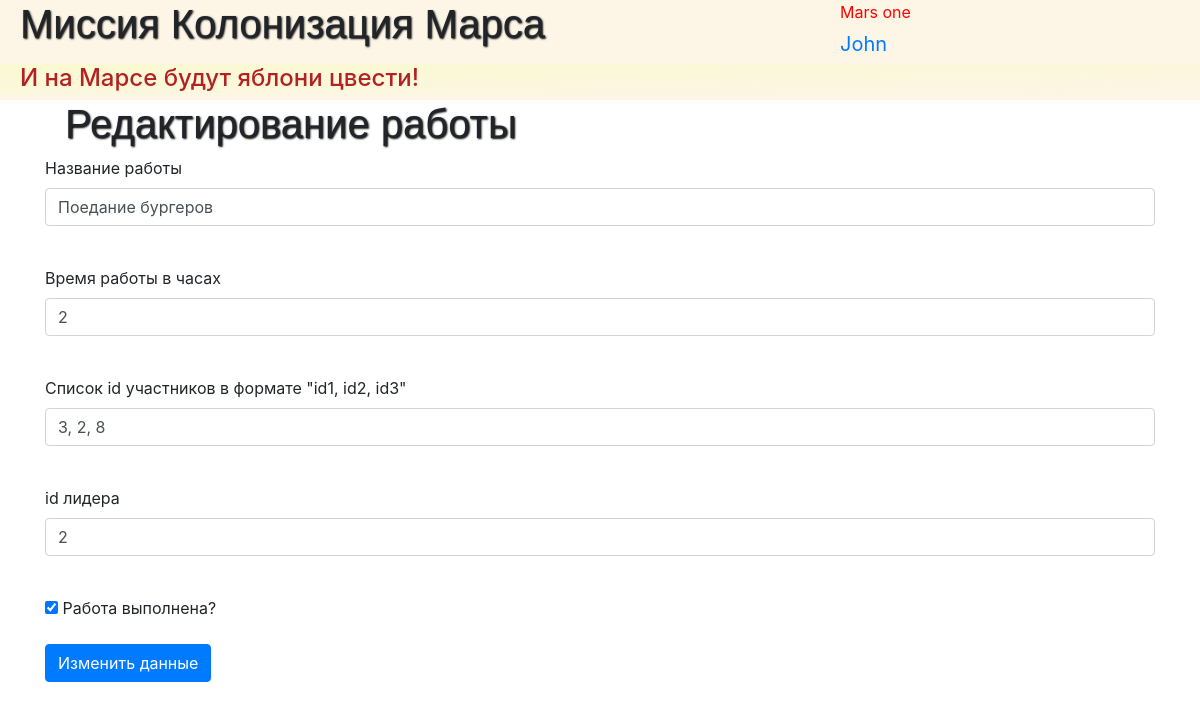
The app's page /сhange_job/3 (signed in) with its own data.
### data/users.py (models this page shows, shortened)
class User(SqlAlchemyBase, UserMixin):
    __tablename__ = 'users'
    id = sqlalchemy.Column(sqlalchemy.Integer, primary_key=True, autoincrement=True)
    surname = sqlalchemy.Column(sqlalchemy.String, nullable=True)
    name = sqlalchemy.Column(sqlalchemy.String, nullable=True)
    age = sqlalchemy.Column(sqlalchemy.Integer, nullable=True)
    position = sqlalchemy.Column(sqlalchemy.String, nullable=True)
    speciality = sqlalchemy.Column(sqlalchemy.String, nullable=True)
    address = sqlalchemy.Column(sqlalchemy.String, nullable=True)
    email = sqlalchemy.Column(sqlalchemy.String, index=True, unique=True, nullable=True)
    hashed_password = sqlalchemy.Column(sqlalchemy.String, nullable=True)
    modifed_date = sqlalchemy.Column(sqlalchemy.DateTime, default=datetime.datetime.now)

### data/jobs.py (models this page shows, shortened)
class Jobs(SqlAlchemyBase):
    __tablename__ = 'jobs'
    id = sqlalchemy.Column(sqlalchemy.Integer, primary_key=True, autoincrement=True)
    job = sqlalchemy.Column(sqlalchemy.String, nullable=True)
    work_size = sqlalchemy.Column(sqlalchemy.Integer, nullable=True, default=0)
    collaborators = sqlalchemy.Column(sqlalchemy.String, nullable=True)
    start_date = sqlalchemy.Column(sqlalchemy.DateTime, default=datetime.datetime.now)
    end_date = sqlalchemy.Column(sqlalchemy.DateTime, default=datetime.datetime.now)
    is_finished = sqlalchemy.Column(sqlalchemy.Boolean, default=True)
    team_leader = sqlalchemy.Column(sqlalchemy.Integer, sqlalchemy.ForeignKey("users.id"))
    categories = orm.relation("Category",
                              secondary="association",
                              backref="jobs")
    user = orm.relation('User')

### main.py (the view, shortened to what this page needs)
@app.route('/сhange_job/<int:job_id>', methods=['GET', 'POST'])
@login_required
def сhange_job(job_id):
    form = AddJobForm()
    form.submit.label.text = 'Изменить данные'
    if request.method == "GET":
        session = db_session.create_session()
        job = session.query(Jobs).filter(Jobs.id == job_id).first()
        form.job.data = job.job
        form.work_size.data = job.work_size
        form.collaborators.data = job.collaborators
        form.team_leader.data = job.team_leader
        form.is_finished.data = job.is_finished
    return render_template('add_job.html', title='Редактирование работы', form=form)

### Forms/job_form.py
class AddJobForm(FlaskForm):
    job = StringField('Название работы', validators=[DataRequired()])
    work_size = IntegerField('Время работы в часах', validators=[DataRequired()])
    collaborators = StringField('Список id участников в формате "id1, id2, id3"', validators=[DataRequired()])
    team_leader = IntegerField('id лидера', validators=[DataRequired()])
    is_finished = BooleanField('Работа выполнена?')
    submit = SubmitField('Добавить работу')

### data/db_session.py (called while the page is built)
def create_session() -> Session:
    global __factory
    return __factory()

### main.py (called while the page is built)
@login_manager.user_loader
def load_user(user_id):
    session = db_session.create_session()
    return session.query(User).get(user_id)

### templates/add_job.html (shortened to what this page needs)
{% extends "base.html" %}
{% block content %}
    <h1>{{title}}</h1>
    <form action="" method="post">
        <p>
            {{ form.job.label }}<br>
            {{ form.job(class="form-control") }}<br>
        </p>
        <p>
            {{ form.work_size.label }}<br>
            {{ form.work_size(class="form-control") }}<br>
        </p>
        <p>
            {{ form.collaborators.label }}<br>
            {{ form.collaborators(class="form-control") }}<br>
        </p>
        <p>
            {{ form.team_leader.label }}<br>
            {{ form.team_leader(class="form-control") }}<br>
        </p>
        <p>{{ form.is_finished() }} {{ form.is_finished.label }}</p>
        <p>{{ form.submit(type="submit", class="btn btn-primary") }}</p>
    </form>
{% endblock %}

### templates/base.html (shortened to what this page needs)
<!doctype html>
<html lang="en">
<head>
    <link rel="stylesheet"
          href="https://stackpath.bootstrapcdn.com/bootstrap/4.4.1/css/bootstrap.min.css"
>
    <link rel="stylesheet" type="text/css" href="..\..\static\css\style.css">
</head>
<body>
<header>
 	<div class = "left"><h1>Миссия Колонизация Марса</h1></div>
 	<div class="right">Mars one</div>
 		{% if current_user.is_authenticated %}
    	<a class="navbar-brand" href="/logout">{{ current_user.name }}</a>
	    {% else %}
    <p>
        <a class="btn btn-primary" href="/register">Зарегистрироваться</a>
        <a class="btn btn-success" href="/login">Войти</a>
    </p>
	{% endif %}
 	<h4 class="gimn">И на Марсе будут яблони цвести!</h4>
</header>
<main role="main" class="container">
    {% block content %}{% endblock %}
</main>
</body>
</html>

### static/css/style.css (style rules this page uses)
header { background-color: #fdf5e6; height: 100px; }
h1 { margin-left: 20px; font-family: sans-serif; text-shadow: 1px 1px 2px black; }
.gimn { clear: both; background: linear-gradient(to top left, #fdf5e6, #FAFAD2); padding-left: 20px; height: 30px; color: #B22222; }
.left { float: left; width: 70%; }
.right { float: right; width: 30%; color: red; }

### records on screen
User: name "John"
Jobs: job "Поедание бургеров", work_size "2", collaborators "3, 2, 8", team_leader "2", is_finished "☑"

### other values on screen
{{ title }} "Редактирование работы"
